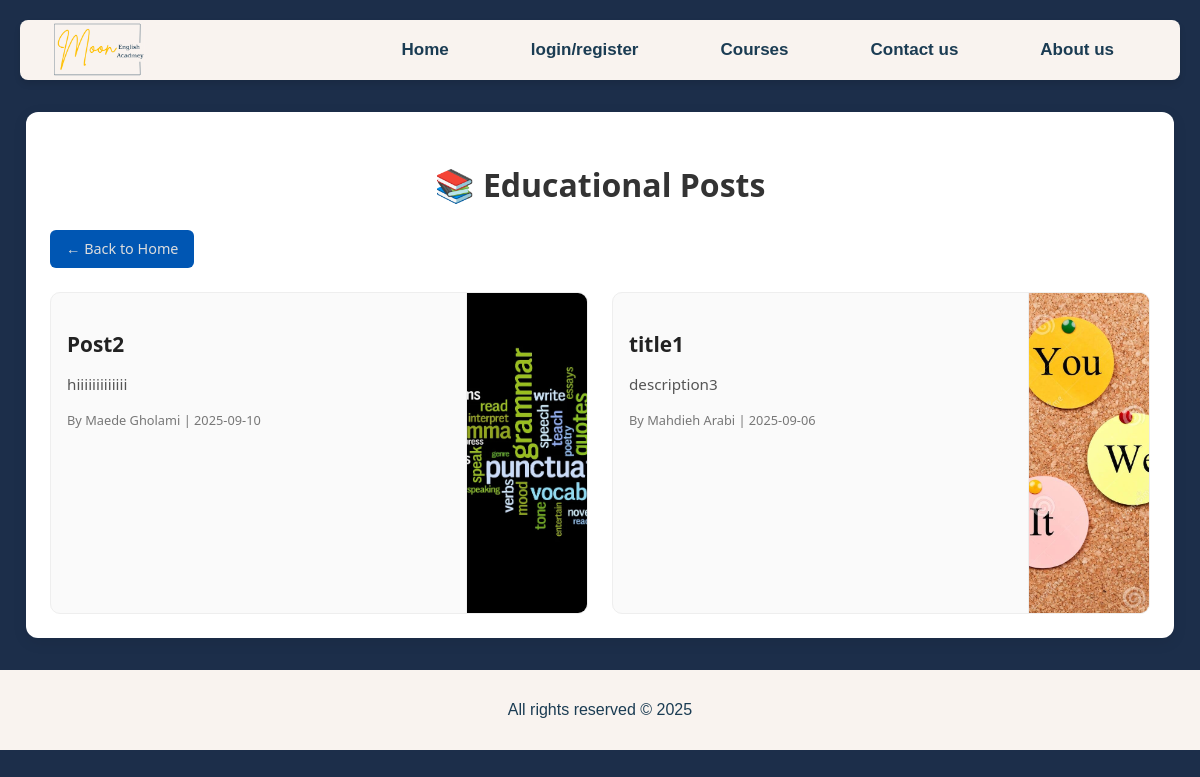
/educational-posts/, run on an earlier commit of the app's database.
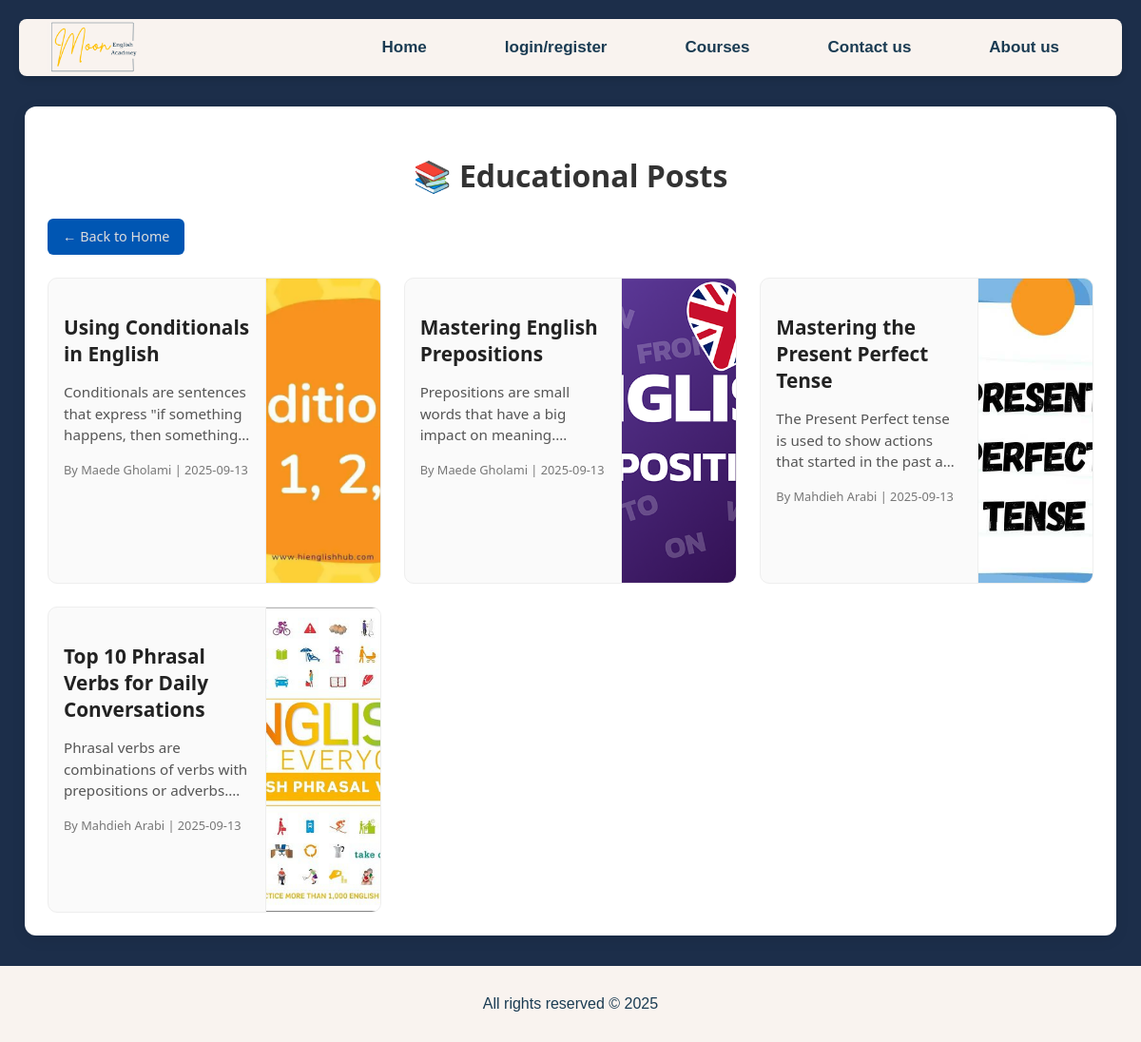
And on a later commit of the database.
### main/models.py (models this page shows, shortened)
class EducationalPost(models.Model):
    teacher = models.ForeignKey(
        settings.AUTH_USER_MODEL,
        on_delete=models.CASCADE,
        related_name='educational_posts'
    )
    title = models.CharField(max_length=200)
    image = models.ImageField(upload_to='educational_posts/', blank=True, null=True)
    description = models.TextField()
    created = models.DateTimeField(auto_now_add=True)
    class Meta:
        ordering = ['-created']

class CustomUser(AbstractUser):
    user_type = models.CharField(max_length=10, choices=USER_TYPE_CHOICES)
    level = models.CharField(max_length=30, choices=ENGLISH_LEVELS, blank=True, null=True)
    profile_image = models.ImageField(upload_to='profile_pics/', default='profile_pics/default.png', blank=True)
    rating = models.FloatField(default=0.0)

### main/views.py (the view)
# urls.py: path('educational-posts/', views.educational_post_list, name='educational_post_list'),
def educational_post_list(request):
        posts = EducationalPost.objects.all()
        if request.user.is_authenticated and request.user.user_type == "teacher" and request.GET.get('my_posts') == '1':
            posts = posts.filter(teacher=request.user)
        return render(request, 'educational_post_list.html', {'posts': posts})

### templates/educational_post_list.html (shortened to what this page needs)
{% extends 'base.html' %}
{% load static %}
{% block extra_css %}
<link rel="stylesheet" href="{% static 'css/educational_posts.css' %}">
{% endblock %}
{% block content %}
<div class="posts-list-container">
    <h2>📚 Educational Posts</h2>
    <a href="{% url 'home' %}" class="back-button">← Back to Home</a>
    {% if posts %}
        <div class="posts-grid">
            {% for post in posts %}
                <div class="post-card">
                    <a href="{% url 'post_detail' post.id %}">
                        <div class="post-card-body">
                            <h3>{{ post.title }}</h3>
                            <p>{{ post.description|truncatewords:20 }}</p>
                            <small>
                                By {{ post.teacher.username }} | {{ post.created|date:"Y-m-d" }}
                            </small>
                        </div>
                        {% if post.image %}
                            <img src="{{ post.image.url }}" alt="{{ post.title }}" class="post-thumbnail">
                        {% endif %}
                    </a>
                </div>
            {% endfor %}
        </div>
    {% else %}
        <p class="no-posts">No posts yet.</p>
    {% endif %}
</div>
{% endblock %}

### templates/base.html (shortened to what this page needs)
<!DOCTYPE html>
<html lang="en" dir="ltr">
<head>
    {% load static %}
    <link rel="stylesheet" href="{% static 'css/style.css' %}">
    {% block extra_css %}{% endblock %}
</head>
<body>
    {% include 'navbar.html' %}
    <main>
        {% block content %}{% endblock %}
    </main>
    {% include 'footer.html' %}
</body>
</html>

### templates/navbar.html
{% load static %}
<header>
    <div class="logo">
        <img src="{% static 'images/logo1.png' %}" alt="logo" />
    </div>
    <nav class="navbar">
        <ul>
            <li class="nav-list"><a href="{% url 'home' %}" class="nav-item">Home</a></li>
            {% if user.is_authenticated %}
                {% if user.user_type == 'teacher' %}
                    <li><a href="{% url 'teacher_dashboard' %}" class="nav-item">Account</a></li>
                {% else %}
                    <li><a href="{% url 'student_dashboard' %}" class="nav-item">Account</a></li>
                {% endif %}
            {% else %}
                <li><a href="{% url 'login' %}" class="nav-item">login/register</a></li>
            {% endif %}
            <li class="nav-list"><a href="{% url 'courses_list' %}" class="nav-item">Courses</a></li>
            <li class="nav-list"><a href="{% url 'contact' %}" class="nav-item">Contact us</a></li>
            <li class="nav-list"><a href="{% url 'about' %}" class="nav-item">About us</a></li>
        </ul>
    </nav>
</header>

### templates/footer.html
<footer>
    <p>All rights reserved © 2025</p>
</footer>

### static/css/style.css (style rules this page uses)
body { font-family: Arial, sans-serif; background-color: #1c2e4a; color: #1B3C53; margin: 0; padding: 0; direction: ltr; text-align: left; position: relative; }
header { background-color: #F9F3EF; padding: 15px 50px; box-shadow: 0 4px 6px rgba(0, 0, 0, 0.1); border-radius: 8px; margin: 20px; position: relative; height: 30px; overflow: visible; }
.logo { position: absolute; top: 0px; left: 30px; }
.logo img { height: 60px; }
nav.navbar { display: flex; align-items: center; justify-content: flex-end; height: 100%; }
nav ul { list-style: none; padding: 0; margin: 0; display: flex; gap: 50px; align-items: center; }
nav .nav-item { color: #1B3C53; text-decoration: none; font-weight: 600; font-size: 17px; padding: 8px 16px; border-radius: 6px; transition: all 0.3s ease; }
footer { background-color: #F9F3EF; color: #1B3C53; padding: 15px; text-align: center; margin-top: 30px; }

### static/css/educational_posts.css (style rules this page uses)
.posts-list-container, .post-detail-container { max-width: 1100px; margin: 2rem auto; padding: 1.5rem; background: #fff; border-radius: 12px; box-shadow: 0 4px 15px rgba(0, 0, 0, 0.08); font-family: "Segoe UI", Tahoma, Geneva, Verdana, sans-serif; }
.posts-list-container h2, .post-detail-container h2 { text-align: center; font-size: 2rem; margin-bottom: 1.5rem; color: #333; font-weight: 600; }
.back-button { display: inline-block; margin-bottom: 1.5rem; padding: 0.6rem 1rem; background: #f5f5f5; border-radius: 6px; font-size: 0.9rem; color: #444; text-decoration: none; transition: background 0.3s ease; }
.posts-grid { display: grid; grid-template-columns: repeat(auto-fit, minmax(280px, 1fr)); gap: 1.5rem; }
.post-card { background: #fafafa; border: 1px solid #eee; border-radius: 10px; overflow: hidden; transition: transform 0.2s ease, box-shadow 0.2s ease; display: flex; flex-direction: column; justify-content: space-between; min-height: 320px; }
.post-card a { text-decoration: none; color: inherit; display: flex; flex-direction: row; align-items: stretch; flex-grow: 1; }
.post-card-body { flex: 1; padding: 1rem; }
.post-card-body h3 { font-size: 1.3rem; margin-bottom: 0.5rem; color: #222; }
.post-card-body p { font-size: 0.95rem; line-height: 1.5; margin-bottom: 0.8rem; color: #555; display: -webkit-box; -webkit-line-clamp: 3; -webkit-box-orient: vertical; overflow: hidden; text-overflow: ellipsis; }
.post-card-body small { font-size: 0.8rem; color: #777; }
.post-thumbnail { width: 120px; height: 100%; object-fit: cover; border-left: 1px solid #eee; }
.back-button { color: #dddddd; background-color: #0056b3; }

What changed in the data, as far as the page shows it:
removed EducationalPost: title "Post2", description "hiiiiiiiiiiiii", teacher.username "Maede Gholami", created "2025-09-10", image (picture)
removed EducationalPost: title "title1", description "description3", teacher.username "Mahdieh Arabi", created "2025-09-06", image (picture)
added EducationalPost: title "Using Conditionals in English", description "Conditionals are sentences that express \"if something happens, then…", teacher.username "Maede Gholami", created "2025-09-13", image (picture)
added EducationalPost: title "Mastering English Prepositions", description "Prepositions are small words that have a big impact on…", teacher.username "Maede Gholami", created "2025-09-13", image (picture)
added EducationalPost: title "Mastering the Present Perfect Tense", description "The Present Perfect tense is used to show actions that started in the past…", teacher.username "Mahdieh Arabi", created "2025-09-13", image (picture)
added EducationalPost: title "Top 10 Phrasal Verbs for Daily Conversations", description "Phrasal verbs are combinations of verbs with prepositions or…", teacher.username "Mahdieh Arabi", created "2025-09-13", image (picture)
